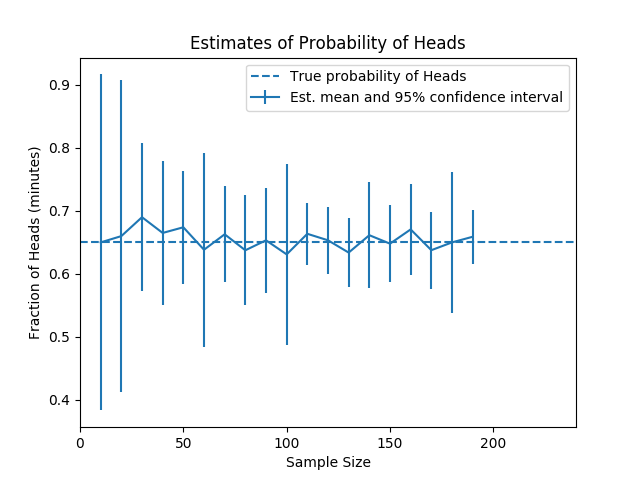

Here is the Python script that generated this plot:
import pylab, random
#  random.seed(0)


def flipCoin(numFlips):
    '''
    Returns the result of numFlips coin flips of a biased coin.

    numFlips (int): the number of times to flip the coin.

    returns: a list of length numFlips, where values are either 1 or 0,
    with 1 indicating Heads and 0 indicating Tails.
    '''
    with open('coin_flips.txt','r') as f:
        all_flips = f.read()
    flips = random.sample(all_flips, numFlips)
    return [int(flip == 'H') for flip in flips]


def getMeanAndStd(X):
    mean = sum(X)/float(len(X))
    tot = 0.0
    for x in X:
        tot += (x - mean)**2
    std = (tot/len(X))**0.5
    return mean, std

meanOfMeans, stdOfMeans = [], []
sampleSizes = range(10, 200, 10)

def clt():
    """Central Limit Theorem (CLT)
    Flips a coin to generate a sample.
    Modifies meanOfMeans and stdOfMeans defined before the function
    to get the means and stddevs based on the sample means.
    Does not return anything
    """
    for sampleSize in sampleSizes:
        sampleMeans = []
        for t in range(10):
            # conduct X sampling with sampleSize size
            sample = flipCoin(sampleSize)
            sampleMeans.append(getMeanAndStd(sample)[0])
        mean, std = getMeanAndStd(sampleMeans)
        meanOfMeans.append(mean)
        stdOfMeans.append(std)

clt()
pylab.figure(1)
pylab.errorbar(sampleSizes, meanOfMeans,
               yerr = 1.96*pylab.array(stdOfMeans),
               label = 'Est. mean and 95% confidence interval')
pylab.xlim(0, max(sampleSizes) + 50)
pylab.axhline(0.65, linestyle = '--',
              label = 'True probability of Heads')
pylab.title('Estimates of Probability of Heads')
pylab.xlabel('Sample Size')
pylab.ylabel('Fraction of Heads (minutes)')
pylab.legend(loc = 'best')
pylab.show()
